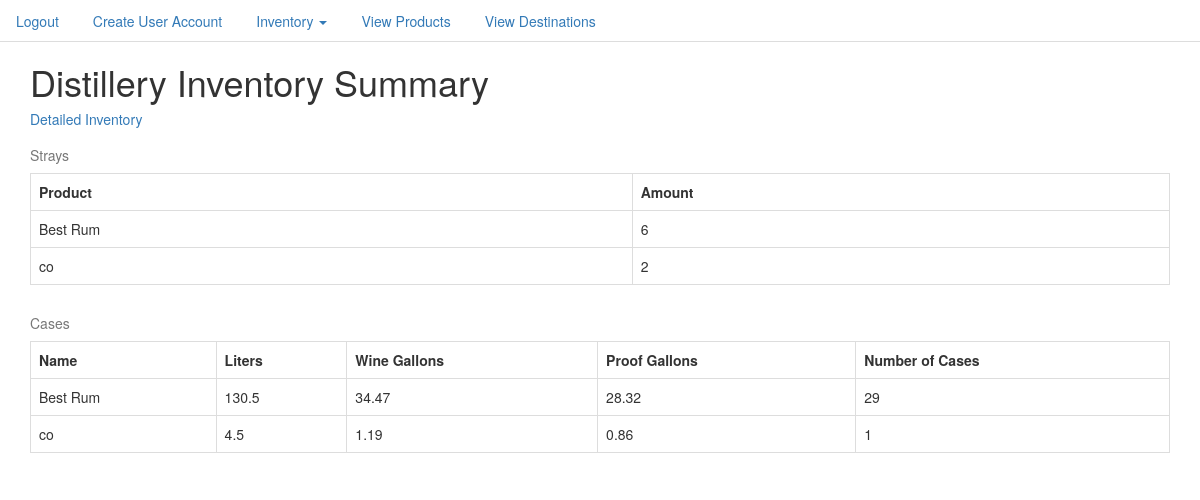
Page / (signed in) on the earlier database version.
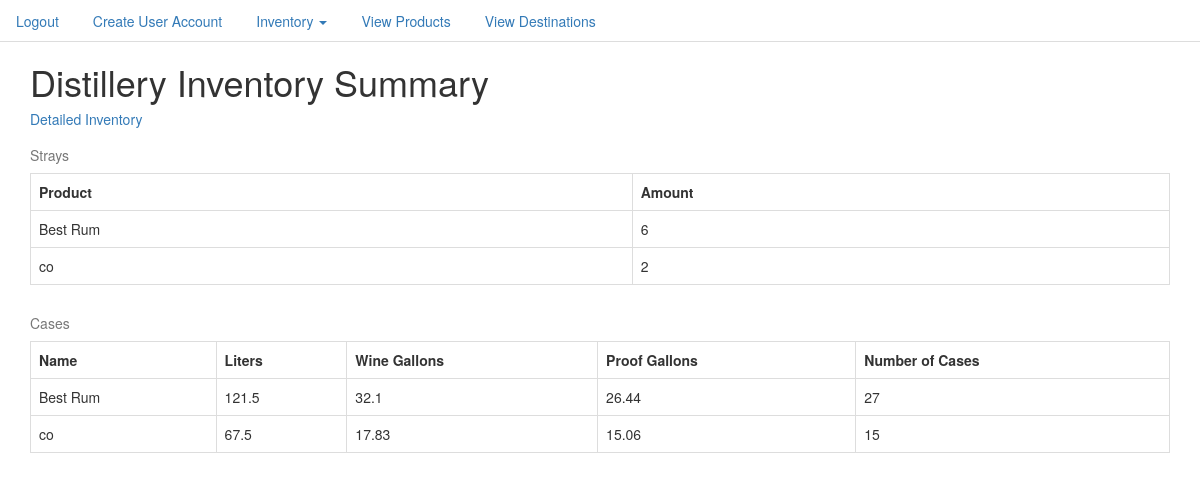
Same page on the later database version.
### inventory/models.py (models this page shows, shortened)
class Product(models.Model):
    product_name = models.CharField(max_length=50)
    product_type = models.CharField(max_length=50)
    UPC = models.CharField(max_length=20)
    bottle_size = models.IntegerField()
    def __str__(self):
        return str(self.product_name)
    @property
    def number_of_strays(self):
        return Stray.objects.filter(name=self).count()
    @property
    def number_of_cases(self):
        return InventoryItem.objects.filter(name=self).count()
    @property
    def total_liters(self):
        cases = InventoryItem.objects.filter(name=self)
        liters = []
        for case in cases:
            liters.append(case.liters)
        return sum(liters)
    @property
    def total_wine_gallons(self):
        return round((float(self.total_liters) * .264172),2)
    @property
    def total_proof_gallons(self):
        cases = InventoryItem.objects.filter(name=self)
        proof_gallons = []
        for case in cases:
            proof_gallons.append(case.proof_gallons)
        return round(sum(proof_gallons),2)

class InventoryItem(models.Model):
    case_number = models.IntegerField(unique=True)
    date_assigned = models.DateField()
    name = models.ForeignKey(Product, on_delete=models.PROTECT)
    proof = models.DecimalField(max_digits=5,decimal_places=2)
    date_removed = models.DateTimeField(null=True,blank=True)
    destination = models.CharField(null=True,max_length=100)
    case_fraction = models.DecimalField(max_digits=5,decimal_places=4,default=1.0)
    @property
    def bottles_per_case(self):
        if self.name.bottle_size == 750:
            return int(round(6 * self.case_fraction,0))
        elif self.name.bottle_size == 375:
            return int(round(12 * self.case_fraction,0))
    @property
    def liters(self):
        return round(self.name.bottle_size/1000 * self.bottles_per_case,2)
    @property
    def wine_gallons(self):
        return round((float(self.liters) * .264172),2)
    @property
    def proof_gallons(self):
        return round((int(self.proof)/100 * self.wine_gallons), 2)

### inventory/views.py (the view)
# urls.py: url(r'^$', InventorySummaryView.as_view(), name='inventory_summary_view'),
class InventorySummaryView(LoginRequiredMixin, ListView):
    model = Product
    def get_template_names(self):
        return('inventory/inventory_summary.html')

### templates/inventory/inventory_summary.html (shortened to what this page needs)
{% extends 'base.html' %}
{% block content %}
<div class="container">
  <h1>Distillery Inventory Summary</h1>
  <h5><a href="{% url 'inventory_list_view' %}">Detailed Inventory</a></h5>
  <table  class="table table-bordered" >
      <caption>Strays</caption>
    <tr>
      <th>Product</th>
      <th>Amount</th>
    </tr>
    {% for product in object_list %}
    <tr>
      <td>{{product}}</td>
        <td>{{product.number_of_strays}}</td>
    </tr>
    {% endfor %}
<table  class="table table-bordered" >
    <caption>Cases</caption>
  <tr>
    <th>Name</th>
    <th>Liters</th>
    <th>Wine Gallons</th>
    <th>Proof Gallons</th>
    <th>Number of Cases</th>
  </tr>
  {% for product in object_list %}
  <tr>
    <td>{{product}}</td>
    <td>{{product.total_liters}}</td>
    <td>{{product.total_wine_gallons}}</td>
    <td>{{product.total_proof_gallons}}</td>
    <td>{{product.number_of_cases}}</td>
  </tr>
  {% endfor %}
</div>
{% endblock %}

Differences in the rows shown:
computed for Product "Best Rum": total_liters "130.5" → "121.5"; total_wine_gallons "34.47" → "32.1"; total_proof_gallons "28.32" → "26.44"; number_of_cases "29" → "27"
changed through a linked row, Product "co": total_liters "4.5" → "67.5"; total_wine_gallons "1.19" → "17.83"; total_proof_gallons "0.86" → "15.06"; number_of_cases "1" → "15"
